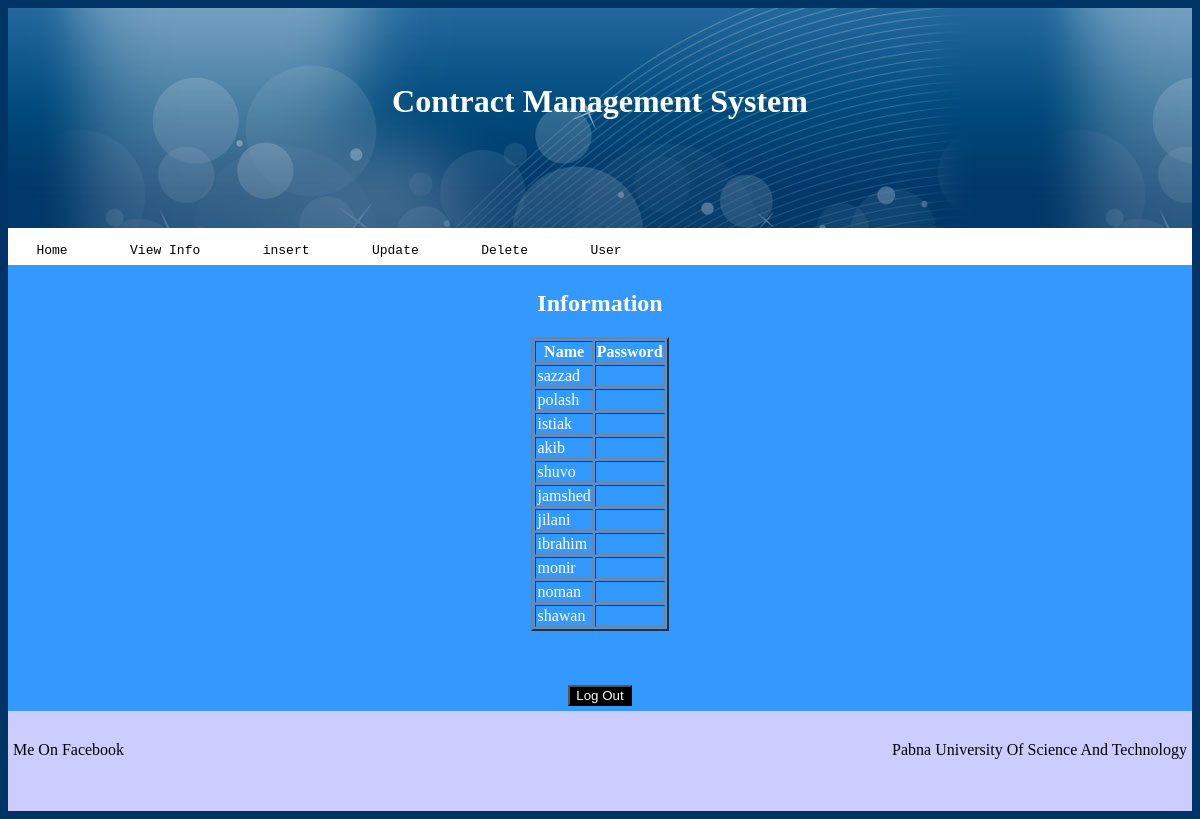
The page /uview.php on the database its author committed.
### tables this page shows
CREATE TABLE IF NOT EXISTS `info` (
`id` int(15) NOT NULL,
  `name` varchar(25) NOT NULL,
  `number` varchar(13) NOT NULL,
  `address` varchar(40) NOT NULL
);

### uview.php (the view, shortened to what this page needs)
<head>
<link rel="stylesheet" type="text/css" href="mystyle.css" />
</head>
<body bgcolor="#003366" text="#FFFFFF">
<div class="header">
<h1 align="center">Contract Management System</h1>
</div>
<div class="link">
<pre>   <a href="admin.php">Home</a>        <a href="aview.php">View Info</a>        <a href="ainsert.php">insert</a>        <a href="aupdate.php">Update</a>        <a href="delete.php">Delete</a>        <a href="user.php">User</a></pre>
</div>
<div class="middle">
<?php
$result = mysql_query("SELECT * FROM info"); ?>
<p align="center">
<h2 align="center">Information</h2>
<table align="center" border="2">
<tr>
<th>Name</th>
<th>Password</th>
</tr>
<?php
while($row = mysql_fetch_array($result))
  {
  echo "<tr><td>{$row['name']}</td><td>{$row['pass']}</td></tr>\n";
  }
?>
</table>
</p>
</br></br></br><button type="button" onclick="location.href='login.php';">Log Out</button>
</div>
<div class="footer">
<div class="fb">
<a href="https://www.facebook.com/Death.Bugle" target="_blank">Me On Facebook</a>
</div>
<div class="univ">
<a href="http://www.pust.ac.bd" target="_blank">Pabna University Of Science And Technology</a>
</div>
</div>
</body>
</html>

### mystyle.css (style rules this page uses)
div.header { background:url(b.jpg); height:220px; }
div.link { float:middle; padding-top:2px; background:#FFFFFF; color:#000000; height:30; padding-left:5px; padding-bottom:5px; }
a { color:#000000; text-decoration:none; }
div.middle { background:#3399FF; padding:5px; text-align:center; }
div.footer { background:#CCCCFF; height:100px; }
div.fb { float:left; padding-left:5px; padding-top:30px; }
div.univ { float:right; padding-right:5px; padding-top:30px; }
table { float:top; vertical-align:middle; }
p { margin:0; }
button { background:#000000; color:#FFFFFF; }

### rows shown on the page
info: name "sazzad"
info: name "polash"
info: name "istiak"
info: name "akib"
info: name "shuvo"
info: name "jamshed"
info: name "jilani"
info: name "ibrahim"
info: name "monir"
info: name "noman"
info: name "shawan"
